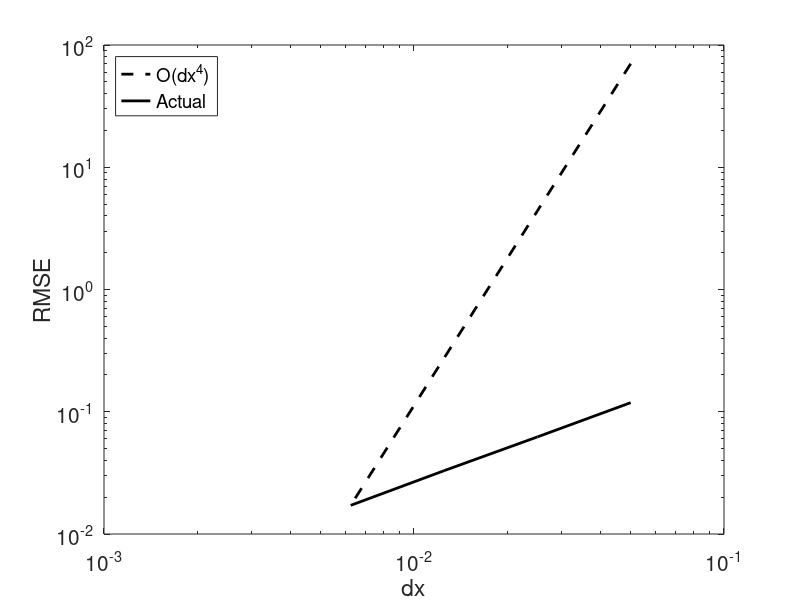
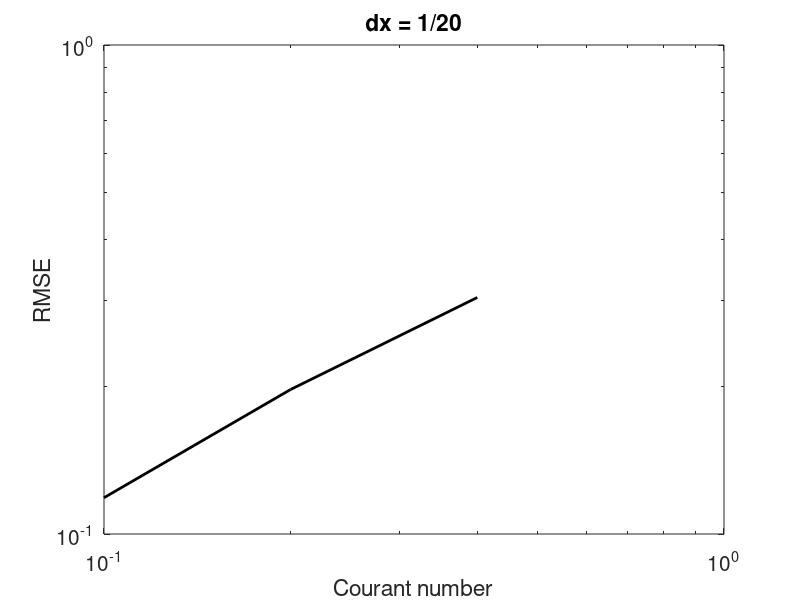
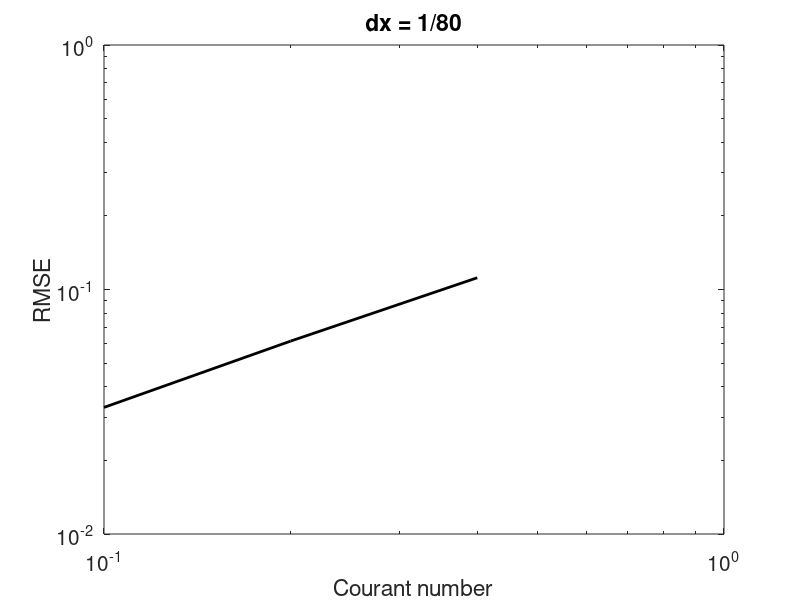

Here is the MATLAB script that generated these plots, in order:
function [] = bobEx3p2 ()

% Part a)

init_fun = @(x) sin(2*pi*x).^6;
phase_speed = 0.1;
end_time = 50;
courant = 0.1;

dx = [1/20, 1/40, 1/80, 1/160];
for i = 1:length(dx)
    rms(i) = solver(init_fun, courant, phase_speed, dx(i), end_time);
end

display((log(rms(end-1)) - log(rms(end))) / (log(dx(end-1)) - log(dx(end))))
fourth_order_line = exp(4*(log(dx) - log(dx(end))) + log(rms(end)));

figure;
loglog(dx, fourth_order_line, 'linewidth', 2.0, 'linestyle', '--','color','k');
hold all
loglog(dx, rms, 'linewidth', 2.0,'color','k');
xlabel('dx','fontsize',15)
ylabel('RMSE','fontsize',15)
set(gca,'fontsize',15)
legend('O(dx^4)', 'Actual','location','northwest')

% Part b)

dx = 1/20;
courant = [0.8, 0.4, 0.2, 0.1];
for i = 1:length(courant)
    rms(i) = solver(init_fun, courant(i), phase_speed, dx, end_time);
end

display((log(rms(end-1)) - log(rms(end))) / (log(courant(end-1)) - log(courant(end))))

figure;
loglog(courant(2:end), rms(2:end), 'linewidth', 2.0,'color','k');
xlabel('Courant number','fontsize',15)
ylabel('RMSE','fontsize',15)
title('dx = 1/20','fontsize',15)
set(gca,'fontsize',15)

% Part c)

dx = 1/80;
courant = [0.8, 0.4, 0.2, 0.1];
for i = 1:length(courant)
    rms(i) = solver(init_fun, courant(i), phase_speed, dx, end_time)
end

display((log(rms(end-1)) - log(rms(end))) / (log(courant(end-1)) - log(courant(end))))

figure;
loglog(courant, rms, 'linewidth', 2.0,'color','k');
xlabel('Courant number','fontsize',15)
ylabel('RMSE','fontsize',15)
title('dx = 1/80','fontsize',15)
set(gca,'fontsize',15)


end

function rms = solver(init_fun, courant, phase_speed, dx, end_time)

x = (0:dx:1-dx)';
dt = courant * dx / phase_speed;

LELE_MAT = construct_lele_mat(length(x));

ASSELIN_PARAM = 0.1;

state_filtered = init_fun(x);

num_steps = max(round(end_time/dt), 2);
step_num = 0;

% Take one midpoint step to predict current state.
state_midpoint = state_filtered + 0.5*dt*compute_tendency(state_filtered, phase_speed, dx, LELE_MAT);
state_current = state_filtered + dt*compute_tendency(state_midpoint, phase_speed, dx, LELE_MAT);

% Predict next state using leapfrog.
state_next = state_filtered + 2*dt*compute_tendency(state_current, phase_speed, dx, LELE_MAT);
step_num = step_num + 1;

% Leapfrog
while step_num < num_steps

    state_filtered = state_current + ASSELIN_PARAM * (state_next - 2*state_current + state_filtered);
    state_current = state_next;
    state_next = state_filtered + 2*dt*compute_tendency(state_next, phase_speed, dx, LELE_MAT);
    
    step_num = step_num + 1;
    
end

exact = init_fun(x - phase_speed*end_time);
rms = sqrt(mean((state_current - exact).^2));

end

function LELE_MAT = construct_lele_mat(num_points)

LELE_MAT = spalloc(num_points, num_points, 3*num_points);

LELE_MAT(1,1) = 14;
LELE_MAT(1,2) = 5;
LELE_MAT(1,end) = 5;

for i = 2:num_points-1
   LELE_MAT(i,i-1) = 5;
   LELE_MAT(i,i+1) = 5;
   LELE_MAT(i,i) = 14;
end

LELE_MAT(end,end) = 14;
LELE_MAT(end,1) = 5;
LELE_MAT(end,end-1) = 5;

LELE_MAT = LELE_MAT / 24;

end

function dt_solution = compute_tendency(solution, phase_speed, dx, LELE_MAT)

F = zeros(length(solution) + 4, 1);
F(1:2) = solution(end-1:end);
F(end-1:end) = solution(1:2);
F(3:end-2) = solution;

lele_rhs = (11*(F(4:end-1) - F(2:end-3))/(2*dx) + (F(5:end) - F(1:end-4))/(4*dx)) / 12;

dx_solution = LELE_MAT \ lele_rhs;

dt_solution = -phase_speed * dx_solution;


end